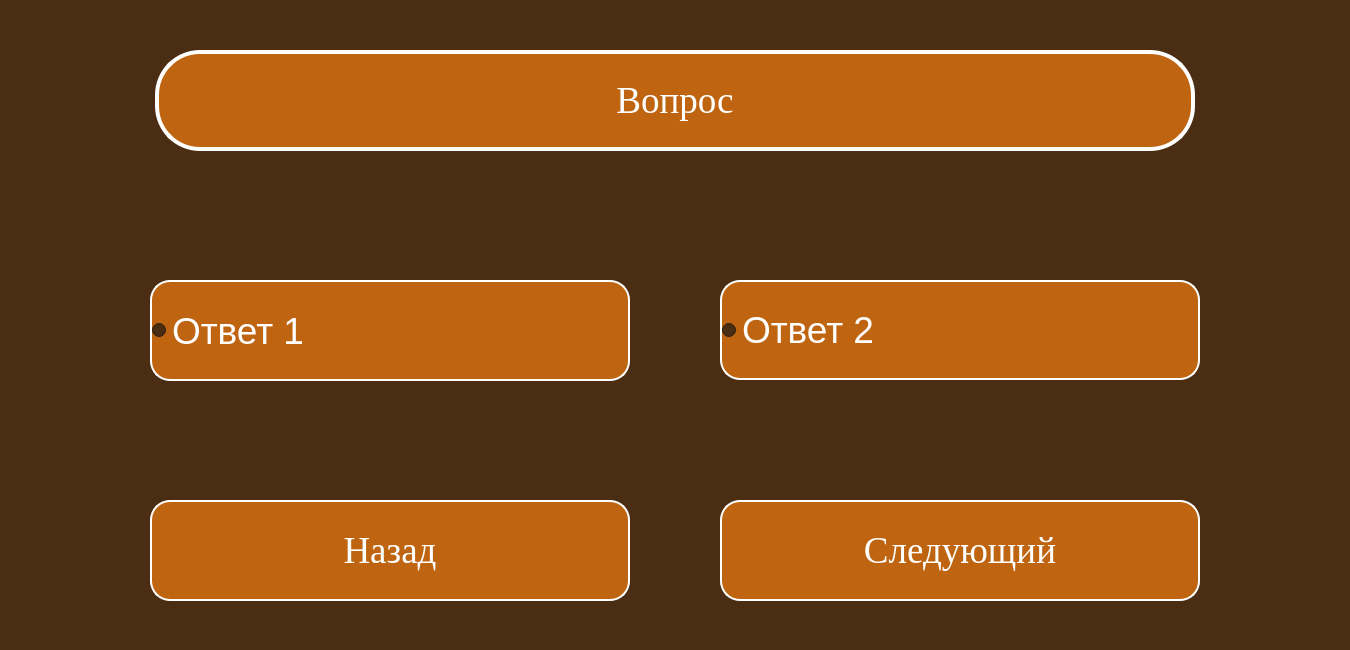
<?xml version="1.0" encoding="UTF-8"?>
<ui version="4.0">
 <class>Dialog</class>
 <widget class="QDialog" name="Dialog">
  <property name="geometry">
   <rect>
    <x>0</x>
    <y>0</y>
    <width>1350</width>
    <height>650</height>
   </rect>
  </property>
  <property name="windowTitle">
   <string>GeleosTest</string>
  </property>
  <property name="styleSheet">
   <string notr="true">background-color: rgb(74, 45, 18);
font-size:28pt;</string>
  </property>
  <widget class="QRadioButton" name="btn1">
   <property name="geometry">
    <rect>
     <x>150</x>
     <y>280</y>
     <width>480</width>
     <height>101</height>
    </rect>
   </property>
   <property name="minimumSize">
    <size>
     <width>480</width>
     <height>0</height>
    </size>
   </property>
   <property name="maximumSize">
    <size>
     <width>480</width>
     <height>16777215</height>
    </size>
   </property>
   <property name="font">
    <font>
     <pointsize>28</pointsize>
    </font>
   </property>
   <property name="styleSheet">
    <string notr="true">QRadioButton:unchecked {
color: white;
background-color: rgb(191, 101, 17);
border-radius: 20px;
border: 2px solid #ffffff;
font: 30pt &quot;Times New Roman&quot;;
}

QRadioButton:pressed {
color: rgb(191, 101, 17);
background-color: white;
border: 4px solid rgb(191, 101, 17);
font: 30pt &quot;Times New Roman&quot;;
}

QRadioButton:checked {
color: rgb(191, 101, 17);
background-color: white;
border: 4px solid rgb(191, 101, 17);
font: 30pt &quot;Times New Roman&quot;;
}</string>
   </property>
   <property name="text">
    <string>Ответ 1</string>
   </property>
  </widget>
  <widget class="QPushButton" name="nextButton">
   <property name="geometry">
    <rect>
     <x>720</x>
     <y>500</y>
     <width>480</width>
     <height>101</height>
    </rect>
   </property>
   <property name="font">
    <font>
     <family>Times New Roman</family>
     <pointsize>50</pointsize>
     <weight>50</weight>
     <italic>false</italic>
     <bold>false</bold>
    </font>
   </property>
   <property name="styleSheet">
    <string notr="true">QPushButton {
color: white;
background-color: rgb(191, 101, 17);
border-radius: 20px;
border: 2px solid #ffffff;
font: 50pt &quot;Times New Roman&quot;;
}

QPushButton:pressed {
color: rgb(191, 101, 17);
background-color: white;
border: 4px solid rgb(191, 101, 17);
font: 50pt &quot;Times New Roman&quot;;
}</string>
   </property>
   <property name="text">
    <string>Следующий</string>
   </property>
  </widget>
  <widget class="QLabel" name="label">
   <property name="geometry">
    <rect>
     <x>155</x>
     <y>50</y>
     <width>1040</width>
     <height>101</height>
    </rect>
   </property>
   <property name="font">
    <font>
     <family>Times New Roman</family>
     <pointsize>30</pointsize>
     <weight>50</weight>
     <italic>false</italic>
     <bold>false</bold>
    </font>
   </property>
   <property name="styleSheet">
    <string notr="true">font: 30pt &quot;Times New Roman&quot;;
color: white;
background-color: rgb(191, 101, 17);
border-radius: 45px;
border: 4px solid #ffffff;</string>
   </property>
   <property name="text">
    <string>Вопрос</string>
   </property>
   <property name="scaledContents">
    <bool>false</bool>
   </property>
   <property name="alignment">
    <set>Qt::AlignCenter</set>
   </property>
   <property name="wordWrap">
    <bool>true</bool>
   </property>
  </widget>
  <widget class="QRadioButton" name="btn2">
   <property name="geometry">
    <rect>
     <x>720</x>
     <y>280</y>
     <width>480</width>
     <height>100</height>
    </rect>
   </property>
   <property name="font">
    <font>
     <pointsize>28</pointsize>
    </font>
   </property>
   <property name="styleSheet">
    <string notr="true">QRadioButton:unchecked {
color: white;
background-color: rgb(191, 101, 17);
border-radius: 20px;
border: 2px solid #ffffff;
font: 30pt &quot;Times New Roman&quot;;
}

QRadioButton:pressed {
color: rgb(191, 101, 17);
background-color: white;
border: 4px solid rgb(191, 101, 17);
font: 30pt &quot;Times New Roman&quot;;
}

QRadioButton:checked {
color: rgb(191, 101, 17);
background-color: white;
border: 4px solid rgb(191, 101, 17);
font: 30pt &quot;Times New Roman&quot;;
}</string>
   </property>
   <property name="text">
    <string>Ответ 2</string>
   </property>
  </widget>
  <widget class="QPushButton" name="behindButton">
   <property name="geometry">
    <rect>
     <x>150</x>
     <y>500</y>
     <width>480</width>
     <height>101</height>
    </rect>
   </property>
   <property name="font">
    <font>
     <family>Times New Roman</family>
     <pointsize>50</pointsize>
     <weight>50</weight>
     <italic>false</italic>
     <bold>false</bold>
    </font>
   </property>
   <property name="styleSheet">
    <string notr="true">QPushButton {
color: white;
background-color: rgb(191, 101, 17);
border-radius: 20px;
border: 2px solid #ffffff;
font: 50pt &quot;Times New Roman&quot;;
}

QPushButton:pressed {
color: rgb(191, 101, 17);
background-color: white;
border: 4px solid rgb(191, 101, 17);
font: 50pt &quot;Times New Roman&quot;;
}</string>
   </property>
   <property name="text">
    <string>Назад</string>
   </property>
  </widget>
 </widget>
 <resources/>
 <connections/>
</ui>
